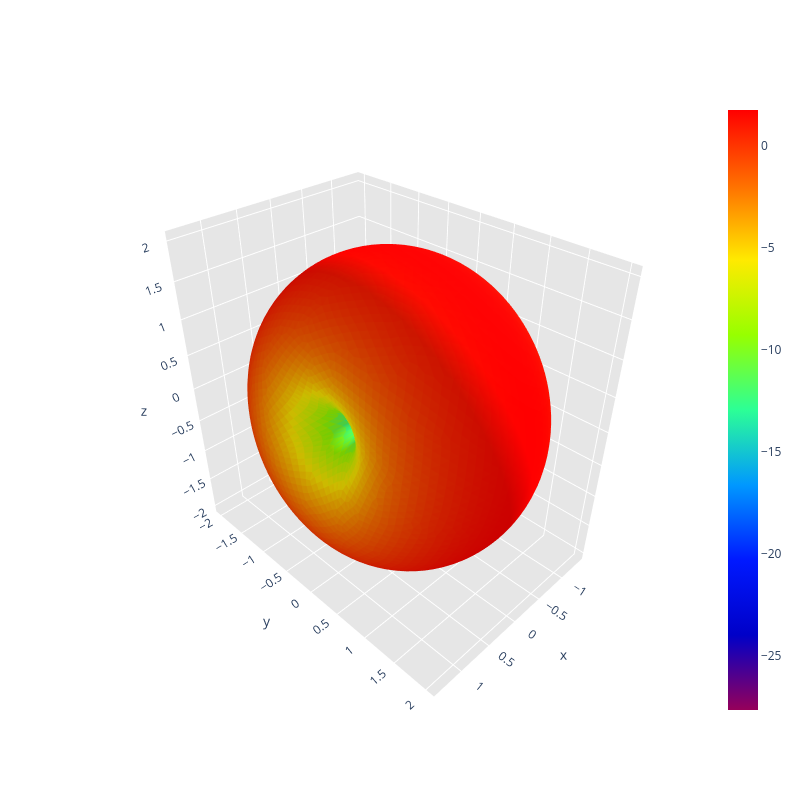

Notebook cell for this chart:
### Code cell
print("Calculating radiation intensity distribution over sphere surface...")
radiation_intensity_distribution_over_sphere_surface(path, save_image=True)

### Figure 1 — Plotly figure (JSON) as saved in the notebook; plotly's stock layout.template omitted (floating-point values rounded to 4 significant figures; data arrays with more than 128 entries replaced by an {"elided": "..."} marker saying what was removed)
{"data": [{"facecolor": {"elided": "10296 str values"}, "i": {"elided": "10296 int values"}, "j": {"elided": "10296 int values"}, "k": {"elided": "10296 int values"}, "name": "", "type": "mesh3d", "x": {"elided": "5150 float values"}, "y": {"elided": "5150 float values"}, "z": {"elided": "5150 float values"}}, {"hoverinfo": "none", "marker": {"color": [-27.65, 1.775], "colorscale": [[0, "rgb(150, 0, 90)"], [0.125, "rgb(0, 0, 200)"], [0.25, "rgb(0, 25, 255)"], [0.375, "rgb(0, 152, 255)"], [0.5, "rgb(44, 255, 150)"], [0.625, "rgb(151, 255, 0)"], [0.75, "rgb(255, 234, 0)"], [0.875, "rgb(255, 111, 0)"], [1, "rgb(255, 0, 0)"]], "showscale": true, "size": 0.1}, "mode": "markers", "showlegend": false, "type": "scatter3d", "x": [1.217e-16], "y": [-2.98e-32], "z": [1.987]}], "layout": {"height": 800, "scene": {"aspectratio": {"x": 0.692, "y": 1, "z": 0.9963}, "xaxis": {"backgroundcolor": "rgb(230, 230, 230)", "gridcolor": "rgb(255, 255, 255)", "showbackground": true, "zerolinecolor": "rgb(255, 255, 255)"}, "yaxis": {"backgroundcolor": "rgb(230, 230, 230)", "gridcolor": "rgb(255, 255, 255)", "showbackground": true, "zerolinecolor": "rgb(255, 255, 255)"}, "zaxis": {"backgroundcolor": "rgb(230, 230, 230)", "gridcolor": "rgb(255, 255, 255)", "showbackground": true, "zerolinecolor": "rgb(255, 255, 255)"}}, "title": {"text": ""}, "width": 800}}
